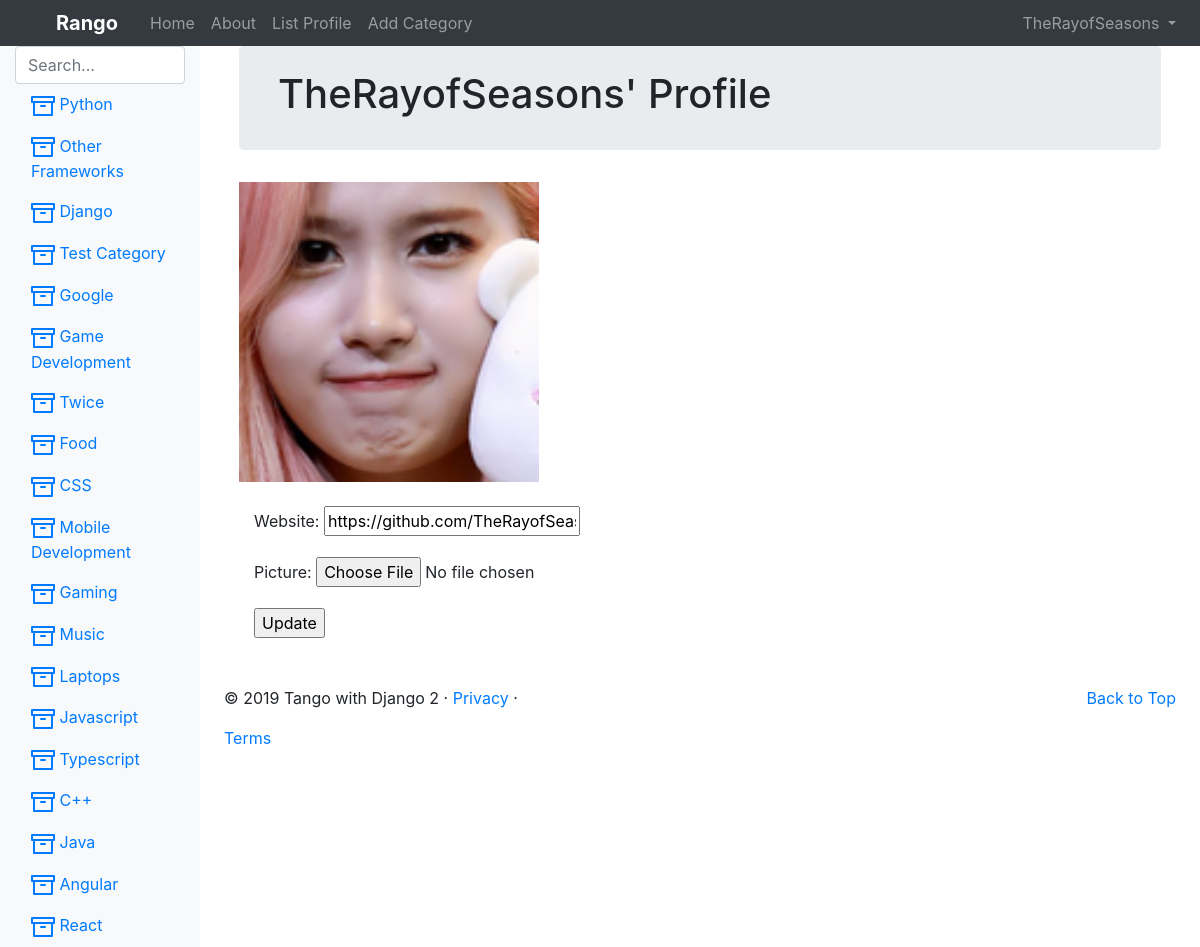
The page /rango/profile/TheRayofSeasons/ (signed in) on the database as committed earlier.
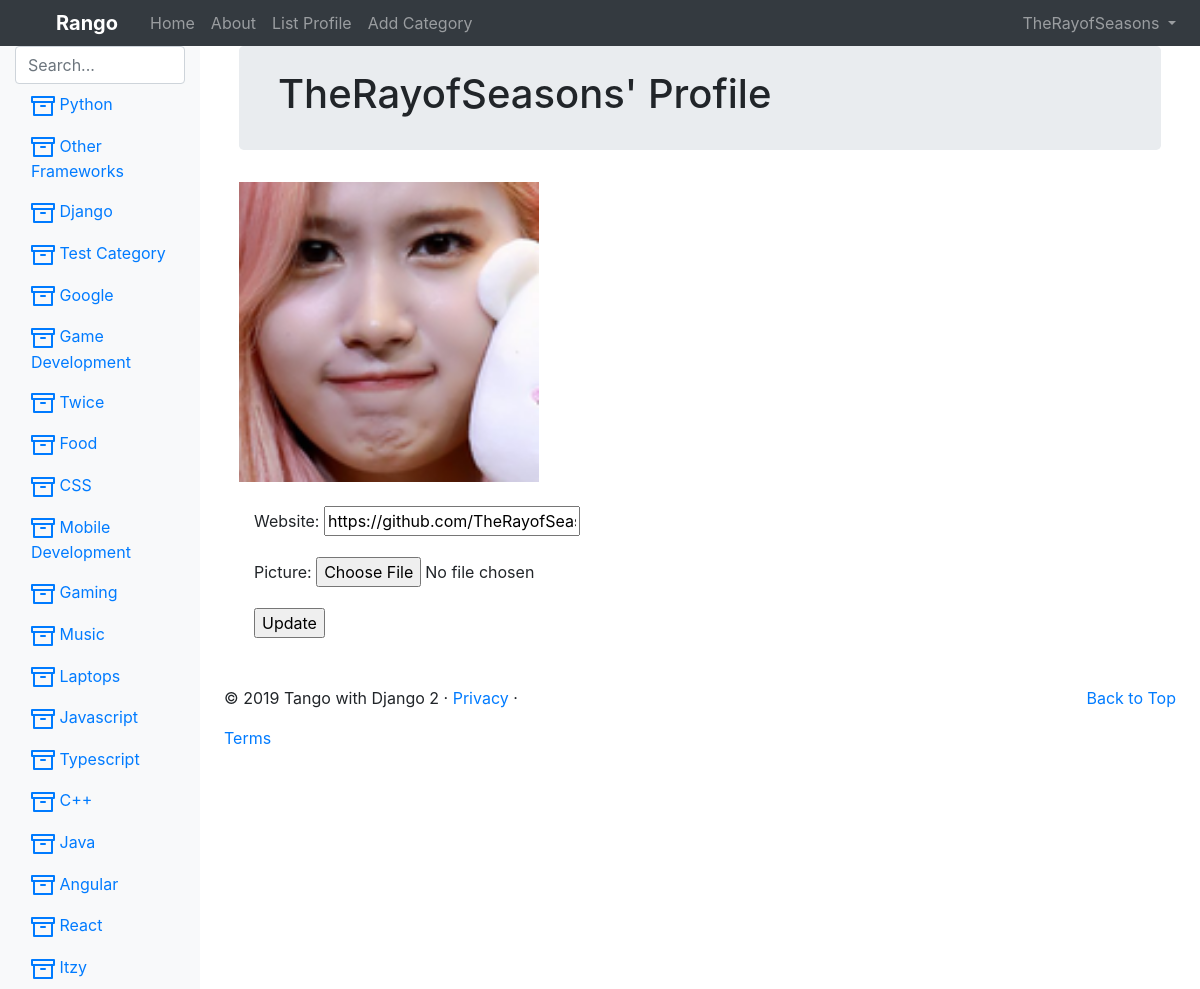
The same page on the database as committed later.
### rango_app/models.py (models this page shows, shortened)
class Category(models.Model):
    name = models.CharField(max_length = 128, unique=True)
    views = models.IntegerField(default=0)
    likes = models.IntegerField(default=0)
    slug = models.SlugField(unique=True)

class UserProfile(models.Model):
    user = models.OneToOneField(User, on_delete=models.CASCADE)
    website = models.URLField(blank=True)
    picture = models.ImageField(upload_to='profile_images', blank=True)

### rango_app/views.py (the view, shortened to what this page needs)
# urls.py: url(r'profile/(?P<username>[\w\-]+)/$', ProfileView.as_view(), name="profile"),
class ProfileView(View):
    def get_user_details(self, username):
        try:
            user = User.objects.get(username=username)
        except User.DoesNotExist:
            return IndexView.as_view()(self.request)
        userprofile = UserProfile.objects.get_or_create(user=user)[0]
        form = UserProfileForm({'website': userprofile.website,
            'picture': userprofile.picture})
        return(user, userprofile, form)
    def fix_name(self, name):
        if name[-1:] == 's':
            name = name + "\'"
        else:
            name += "\'s"
        return name
    @method_decorator(login_required)
    def get(self, request, username):
        (user, userprofile, form) = self.get_user_details(username)
        context_dict = {
            'userprofile': userprofile,
            'selecteduser': user,
            'fixed_name': self.fix_name(user.username),
            'form': form
        }
        return render(request, 'rango/profile.html', context_dict)

### rango_app/forms.py
class UserProfileForm(forms.ModelForm):
    website = forms.URLField(required=False)
    picture = forms.ImageField(required=False)
    class Meta:
        model = UserProfile
        exclude = ('user',)
    def clean(self):
        print('wow')

### rango_app/templatetags/rango_template_tags.py (called while the page is built)
@register.inclusion_tag('rango/category_list.html')
def get_category_list(category=None):
    return {
        "categories": Category.objects.all(),
        "act_cat": category
    }

### templates/rango/profile.html (shortened to what this page needs)
{% extends 'rango/base.html' %}
{% load staticfiles %}
{% block content %}
    <div class="jumbotron p-4">
        <div class="container">
            <h1 class="jumbotron-heading">
                {{ fixed_name }} Profile
            </h1>
        </div>
    </div>
    <div class="container">
        <div class="row">
            {% if userprofile.picture %}
                <img src="{{ MEDIA_URL }}{{ userprofile.picture }}"
                    width="300"
                    height="300"
                    alt="{{ selecteduser.username }}">
            {% endif %}
        </div>
        <br>
        <div>
            {% if selecteduser.username == user.username %}
                <form method="post" action="." enctype="multipart/form-data">
                    {{ form.as_p }}
                    <input type="submit" value="Update" />
                </form>
            {% else %}
                <p>
                    <strong>Website:</strong>
                    <a href="{{ userprofile.website }}">
                        {{ userprofile.website }}</a>
                </p>
            {% endif %}
        </div>
    </div>
{% endblock %}

### templates/rango/base.html (shortened to what this page needs)
<!DOCTYPE html>
{% load rango_template_tags %}
{% load static %}
<html lang="en">
<head>
    <link rel="stylesheet" href="{{ MEDIA_URL }}global.css">
    <link href="https://getbootstrap.com/docs/4.2/dist/css/bootstrap.min.css"
        rel="stylesheet"
>
    <link href="https://getbootstrap.com/docs/4.2/examples/dashboard/dashboard.css"
        rel="stylesheet">
</head>
<body>
    <header class="sticky-top">
        <nav class="navbar navbar-expand-md navbar-dark bg-dark p-0">
            <a class="navbar-brand p-2" href="{% url 'rango:index' %}">Rango</a>
            <div class="collapse navbar-collapse" id="navbarCollapse">
                <ul class="navbar-nav mr-auto">
                    <li class="nav-item">
                        <a class="nav-link" href="{% url 'rango:index' %}">Home</a>
                    </li>
                    <li class="nav-item ">
                        <a class="nav-link" href="{% url 'rango:about' %}">About</a>
                    </li>
                {% if user.is_authenticated %}
                    <li class="nav-item">
                        <a class="nav-link" href="{% url 'rango:list_profiles' %}">List Profile</a>
                    </li>
                    <li class="nav-item">
                        <a class="nav-link" href="{% url 'rango:add_category' %}">Add Category</a>
                    </li>
                {% endif %}
                </ul>
                <ul class="navbar-nav ml-auto mr-3">
                    {% if user.is_authenticated %}
                    <li class="nav-item dropdown">
                        <a class="nav-link dropdown-toggle" href="#"
                            id="navbarDropdown" role="button" data-toggle="dropdown"
                            aria-haspopup="true" aria-expanded="false">
                            {{ user.username }}
                        </a>
                    </li>
                    {% endif %}
                </ul>
            </div>
        </nav>
    </header>
    <div class="container-fluid">
        <div class="row">
            <nav class="col-md-2 d-none d-md-block bg-light sidebar">
                <div class="sidebar-sticky">
                    <div>
                        <input type="search" class="form-control ds-input"
                            id="suggestion" placeholder="Search...">
                        <div id="cats">
                            {% block sidebar %}
                                {% get_category_list category %}
                            {% endblock %}
                        </div>
                    </div>
                </div>
            </nav>
            <main role="main" class="col-md-9 ml-sm-auto col-lg-10 px-4">
                <div class="container mb-5">
                    {% block content %}
                    {% endblock %}
                </div>
                <footer>
                    <p class="float-right"><a href="#">Back to Top</a></p>
                    <p>&copy; 2019 Tango with Django 2 &middot;
                        <a href="#">Privacy</a> &middot;</p>
                        <a href="#">Terms</a>
                </footer>
            </main>
        </div>
    </div>
</body>
</html>

### templates/rango/category_list.html (shortened to what this page needs)
{% load staticfiles %}
{% load rango_template_tags %}
<ul class="nav flex-column">
    {% if categories %}
        {% for category in categories %}
            {% if category == act_cat %}
                <li class="nav-item">
                    <a class="nav-link active" href="{% url 'rango:show_category' category.slug %}">
                        <svg xmlns="http://www.w3.org/2000/svg"
                            width="24" height="24" viewBox="0 0 24 24"
                            fill="none" stroke="currentColor" stroke-width="2"
                            stroke-linecap="round" stroke-linejoin="round"
                            class="feather feather-archive">
                            <polyline points="21 8 21 21 3 21 3 8"></polyline>
                            <rect x="1" y="3" width="22" height="5"></rect>
                            <line x1="10" y1="12" x2="14" y2="12"></line>
                        </svg>
                        {{ category.name }}
                    </a>
                </li>
            {% else %}
                <li class="nav-item">
                    <a class="nav-link" href="{% url 'rango:show_category' category.slug %}">
                        {{ category.name }}
                    </a>
                </li>
            {% endif %}
        {% endfor %}
    {% else %}
        <li class="nav-item">There are no categories present.</li>
    {% endif %}
</ul>

### media/global.css (style rules this page uses)
.navbar { display: flex; flex-direction: row; width: 100%; background-color: #00f7ff; }
.navbar-brand { color: #000000; font-weight: bold; margin-left: 3rem; }

Rows that differ between the two databases and show on the page:
added Category: name "Itzy"
